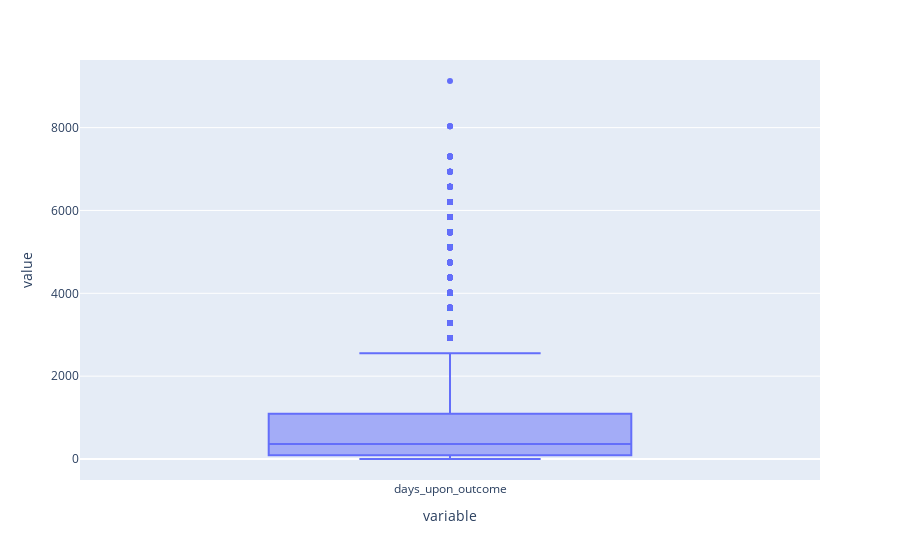

Here is the notebook cell this chart was saved with:
### Code cell
px.box(df['days_upon_outcome'])

### Figure 1 — Plotly figure (JSON) as saved in the notebook; plotly's stock layout.template omitted (floating-point values rounded to 4 significant figures; data arrays with more than 128 entries replaced by an {"elided": "..."} marker saying what was removed)
{"data": [{"alignmentgroup": "True", "hovertemplate": "variable=%{x}<br>value=%{y}<extra></extra>", "legendgroup": "", "marker": {"color": "#636efa"}, "name": "", "notched": false, "offsetgroup": "", "orientation": "v", "showlegend": false, "type": "box", "x": {"elided": "78256 str values"}, "x0": " ", "xaxis": "x", "y": {"elided": "78256 int values"}, "y0": " ", "yaxis": "y"}], "layout": {"boxmode": "group", "legend": {"tracegroupgap": 0}, "margin": {"t": 60}, "xaxis": {"anchor": "y", "domain": [0, 1], "title": {"text": "variable"}}, "yaxis": {"anchor": "x", "domain": [0, 1], "title": {"text": "value"}}}}
